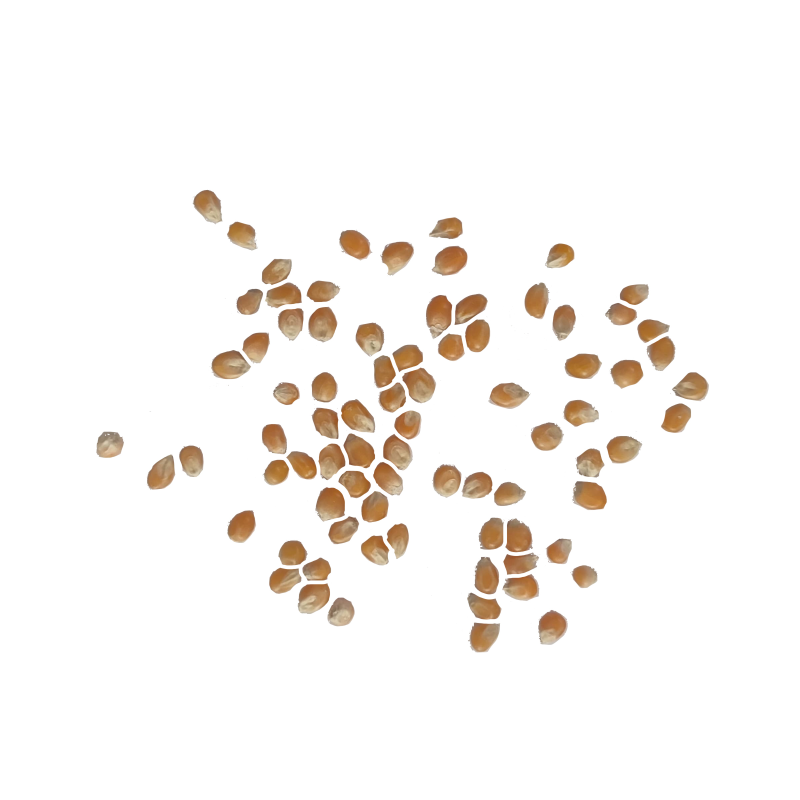
#> input picture grain-count-detector/misir.jpg, 2400 x 2400 px (shown at 1/3 size)
$ python counter.py
#> lines starting #> are read from the running program, lines starting #| are printed output that depends on the picture; after the words box and inside, x2 and y2 are one past the last pixel; in counts of white or black regions, pixels touching at a corner belong together
import cv2
import numpy as np

# Görüntüyü RGBA formatında yükle (alfa kanalı da dahil)
image = cv2.imread('misir.jpg', cv2.IMREAD_UNCHANGED)  # şeffaf arka planlı görüntü
#> image is the input picture: shape (2400, 2400, 3); mean B, G, R 241.8, 245, 248.4

# Gri tonlama yapabilmek için renkli kısmı ayırıyoruz (RGB)
image_rgb = image[:, :, :3]

# Maskeyi gri tonlamaya uygulayalım, böylece şeffaf olmayan alanları belirleyelim
gray = cv2.cvtColor(image_rgb, cv2.COLOR_BGR2GRAY)
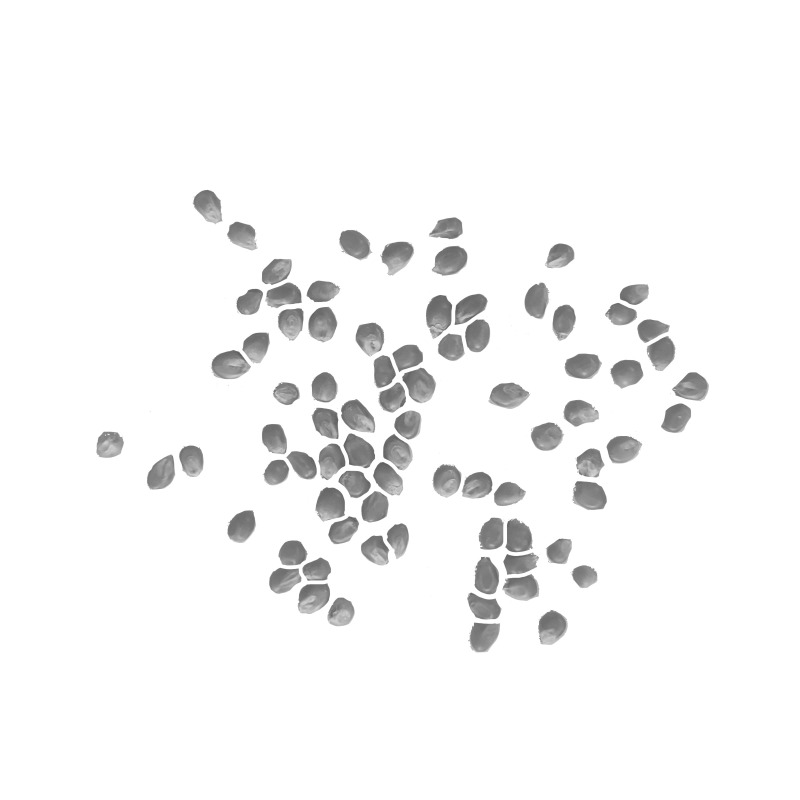
#> gray: shape (2400, 2400) (shown at 1/3 size); min 81, max 255, mean 245.6

# Görüntüdeki gürültüyü azaltmak için Gaussian blur uygula
blurred = cv2.GaussianBlur(gray, (15, 15), 0)

# Görüntüyü ikili (binary) formata dönüştür
_, binary = cv2.threshold(blurred, 225, 255, cv2.THRESH_BINARY_INV)
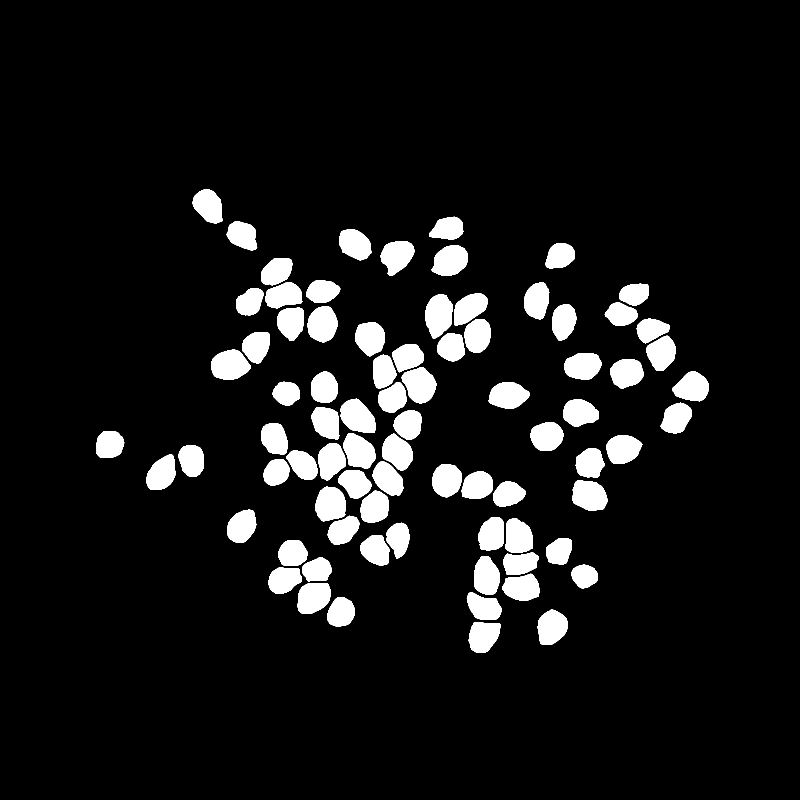
#> binary: shape (2400, 2400) (shown at 1/3 size); 8.6% white; 80 white regions, largest, box (x1, y1, x2, y2) and area: (1276, 883, 1358, 1016) 8128, (633, 1049, 753, 1139) 8018, (1205, 1102, 1309, 1210) 7850

# Morphological işlemler (Erozyon ve Genişletme) ile bitişik taneleri ayırma
kernel = np.ones((5, 5), np.uint8)  # Kernel boyutunu isteğe bağlı olarak değiştirebilirsiniz

# Erozyon: Nesneleri küçültür, bitişik taneleri ayırmak için kullanılır
eroded = cv2.erode(binary, kernel, iterations=1)
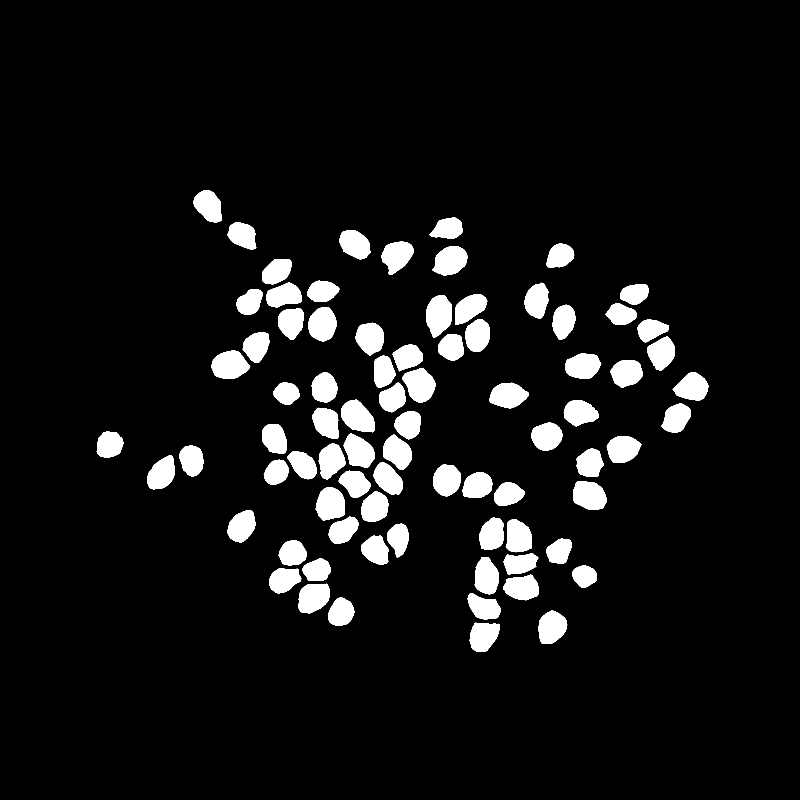
#> eroded: shape (2400, 2400) (shown at 1/3 size); 7.6% white; 80 white regions, largest, box (x1, y1, x2, y2) and area: (1278, 885, 1356, 1014) 7284, (635, 1051, 751, 1137) 7194, (1207, 1104, 1307, 1208) 7018

# Genişletme: Nesneleri genişletir, doğru konturları bulmamızı sağlar
dilated = cv2.dilate(eroded, kernel, iterations=2)
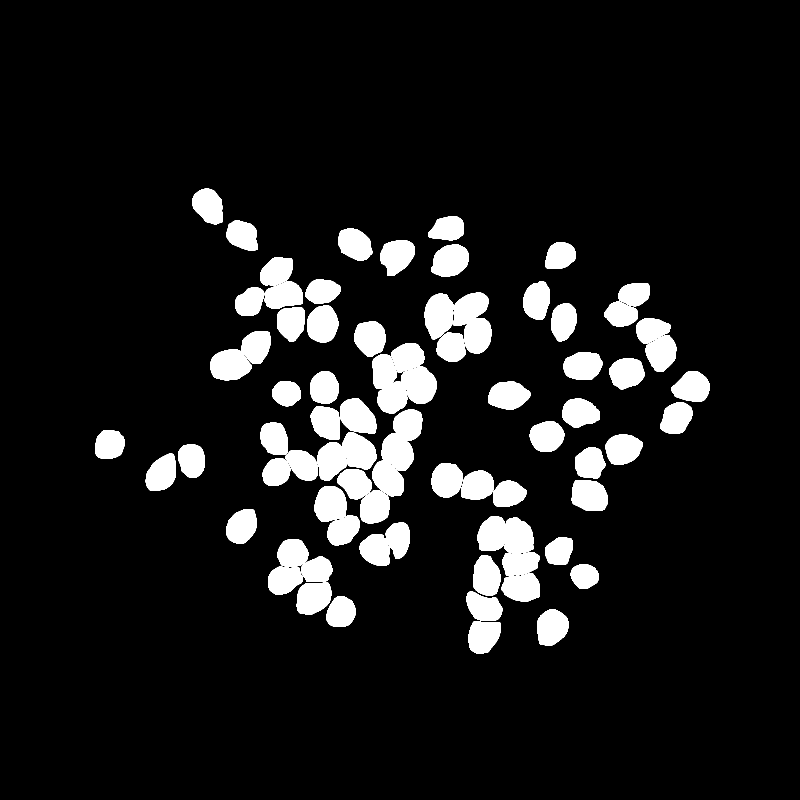
#> dilated: shape (2400, 2400) (shown at 1/3 size); 9.7% white; 80 white regions

# Konturları tespit et
contours, _ = cv2.findContours(dilated, cv2.RETR_EXTERNAL, cv2.CHAIN_APPROX_SIMPLE)
#> contours = 80 contours; largest, box (x1, y1, x2, y2) and area: (1274, 881, 1360, 1018) 8840, (631, 1047, 755, 1141) 8719, (1203, 1100, 1311, 1212) 8560, (1020, 1195, 1129, 1301) 8420, (1715, 1440, 1824, 1533) 8213

# Mısır tanelerinin sayısını yazdır
corn_count = len(contours)
#> corn_count = 80
print(f'Mısır tanelerinin sayısı: {corn_count}')
#| Mısır tanelerinin sayısı: 80

# Sonuçları görselleştir
output = image.copy()

# Her bir konturu çiz ve üzerine numara yaz
for i, contour in enumerate(contours, start=1):
    if cv2.contourArea(contour) > 100:  # Küçük alanları dikkate alma
        # Konturun etrafına yeşil renkli çizgi çiz
        cv2.drawContours(output, [contour], -1, (0, 255, 0), 2)

        # Konturun merkezini bul
        M = cv2.moments(contour)
        if M["m00"] != 0:  # Bölme hatasından kaçınmak için
            cX = int(M["m10"] / M["m00"])
            cY = int(M["m01"] / M["m00"])

            # Numara yaz
            cv2.putText(output, str(i), (cX - 10, cY - 10), cv2.FONT_HERSHEY_SIMPLEX, 0.6, (0, 255, 0), 2)
#> this loop made 80 passes
#> (cX, cY) on passes 1 to 12: (1450, 1908), (1655, 1881), (1022, 1836), (1451, 1821), (939, 1792), (1565, 1762), (852, 1739), (1753, 1727), (951, 1709), (1459, 1729), (1560, 1690), (877, 1659)
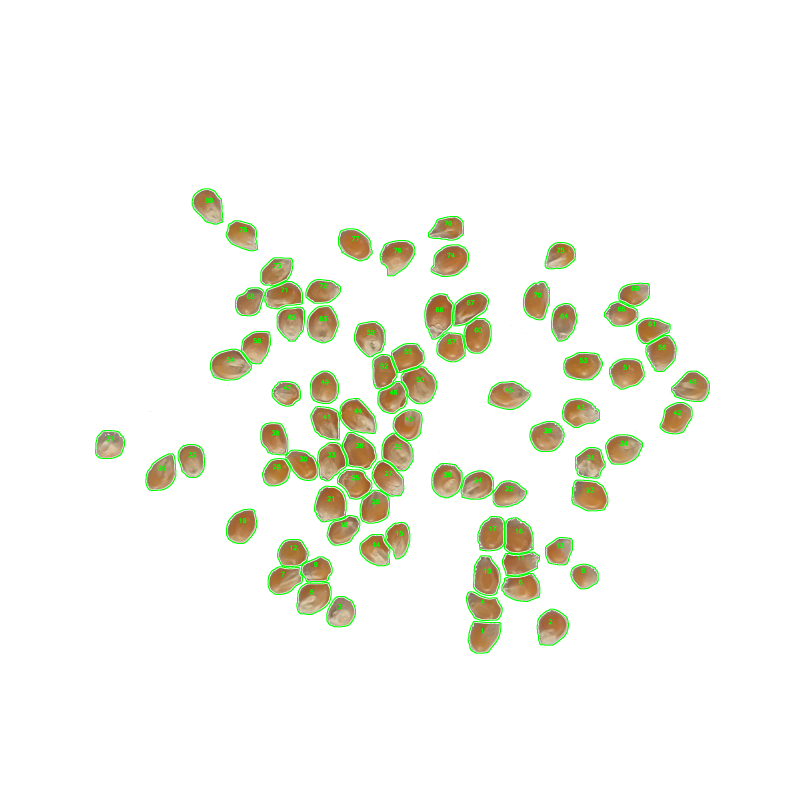
#> output: shape (2400, 2400, 3) (shown at 1/3 size); mean B, G, R 238, 245.3, 244.3

# Toplam mısır sayısını yazdır
cv2.putText(output, f'Toplam Misir: {corn_count}', (24, 112), cv2.FONT_HERSHEY_SIMPLEX, 4, (0, 255, 0), 10)

# Çıktıyı dosyaya kaydet
cv2.imwrite('corn_output_with_numbers.png', output)
